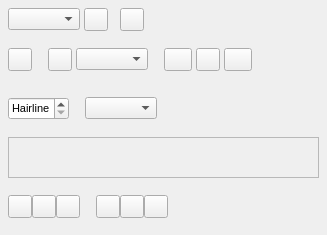
<?xml version="1.0" encoding="UTF-8"?>
<ui version="4.0">
 <class>PropertiesPalette_LineBase</class>
 <widget class="QWidget" name="PropertiesPalette_LineBase">
  <property name="geometry">
   <rect>
    <x>0</x>
    <y>0</y>
    <width>327</width>
    <height>235</height>
   </rect>
  </property>
  <layout class="QVBoxLayout" name="verticalLayout">
   <property name="spacing">
    <number>8</number>
   </property>
   <property name="leftMargin">
    <number>8</number>
   </property>
   <property name="topMargin">
    <number>8</number>
   </property>
   <property name="rightMargin">
    <number>8</number>
   </property>
   <property name="bottomMargin">
    <number>8</number>
   </property>
   <item>
    <layout class="QHBoxLayout" name="horizontalLayout_11">
     <property name="spacing">
      <number>4</number>
     </property>
     <item>
      <widget class="FormWidget" name="lineStyleLabel">
       <property name="sizePolicy">
        <sizepolicy hsizetype="Preferred" vsizetype="Minimum">
         <horstretch>0</horstretch>
         <verstretch>0</verstretch>
        </sizepolicy>
       </property>
       <property name="label" stdset="0">
        <string/>
       </property>
       <layout class="QHBoxLayout" name="horizontalLayout_14">
        <property name="leftMargin">
         <number>0</number>
        </property>
        <property name="topMargin">
         <number>0</number>
        </property>
        <property name="rightMargin">
         <number>0</number>
        </property>
        <property name="bottomMargin">
         <number>0</number>
        </property>
        <item>
         <widget class="ComboLineStyle" name="comboLineStyle">
          <property name="sizeAdjustPolicy">
           <enum>QComboBox::SizeAdjustPolicy::AdjustToContents</enum>
          </property>
         </widget>
        </item>
       </layout>
      </widget>
     </item>
     <item>
      <widget class="QToolButton" name="buttonLineStyleEdit">
       <property name="toolTip">
        <string>Edit current selected line style</string>
       </property>
       <property name="text">
        <string/>
       </property>
      </widget>
     </item>
     <item>
      <spacer name="horizontalSpacer_5">
       <property name="orientation">
        <enum>Qt::Orientation::Horizontal</enum>
       </property>
       <property name="sizeType">
        <enum>QSizePolicy::Policy::Fixed</enum>
       </property>
       <property name="sizeHint" stdset="0">
        <size>
         <width>8</width>
         <height>0</height>
        </size>
       </property>
      </spacer>
     </item>
     <item>
      <widget class="QToolButton" name="buttonLineStyleNew">
       <property name="toolTip">
        <string>Add new line style</string>
       </property>
       <property name="text">
        <string/>
       </property>
      </widget>
     </item>
     <item>
      <spacer name="horizontalSpacer_4">
       <property name="orientation">
        <enum>Qt::Orientation::Horizontal</enum>
       </property>
       <property name="sizeHint" stdset="0">
        <size>
         <width>40</width>
         <height>20</height>
        </size>
       </property>
      </spacer>
     </item>
    </layout>
   </item>
   <item>
    <layout class="QHBoxLayout" name="horizontalLayout_3">
     <property name="spacing">
      <number>16</number>
     </property>
     <item>
      <widget class="FormWidget" name="lineColorLabel">
       <property name="label" stdset="0">
        <string>Color</string>
       </property>
       <property name="font">
        <font>
         <pointsize>8</pointsize>
        </font>
       </property>
       <layout class="QHBoxLayout" name="horizontalLayout_12">
        <property name="leftMargin">
         <number>0</number>
        </property>
        <property name="topMargin">
         <number>0</number>
        </property>
        <property name="rightMargin">
         <number>0</number>
        </property>
        <property name="bottomMargin">
         <number>0</number>
        </property>
        <item>
         <widget class="ColorButton" name="buttonLineColor">
          <property name="text">
           <string/>
          </property>
          <property name="popupMode">
           <enum>QToolButton::ToolButtonPopupMode::InstantPopup</enum>
          </property>
         </widget>
        </item>
       </layout>
      </widget>
     </item>
     <item>
      <layout class="QHBoxLayout" name="horizontalLayout_8">
       <property name="spacing">
        <number>4</number>
       </property>
       <item>
        <widget class="FormWidget" name="lineMaskLabel">
         <property name="label" stdset="0">
          <string>Mask</string>
         </property>
         <property name="font">
          <font>
           <pointsize>8</pointsize>
          </font>
         </property>
         <layout class="QHBoxLayout" name="horizontalLayout_13">
          <property name="leftMargin">
           <number>0</number>
          </property>
          <property name="topMargin">
           <number>0</number>
          </property>
          <property name="rightMargin">
           <number>0</number>
          </property>
          <property name="bottomMargin">
           <number>0</number>
          </property>
          <item>
           <widget class="ColorButton" name="buttonLineMask">
            <property name="text">
             <string/>
            </property>
           </widget>
          </item>
         </layout>
        </widget>
       </item>
       <item>
        <widget class="FormWidget" name="lineBlendmodeLabel">
         <property name="label" stdset="0">
          <string>Blendmode</string>
         </property>
         <property name="font">
          <font>
           <pointsize>8</pointsize>
          </font>
         </property>
         <layout class="QHBoxLayout" name="horizontalLayout_7">
          <property name="leftMargin">
           <number>0</number>
          </property>
          <property name="topMargin">
           <number>0</number>
          </property>
          <property name="rightMargin">
           <number>0</number>
          </property>
          <property name="bottomMargin">
           <number>0</number>
          </property>
          <item>
           <widget class="ComboBlendMode" name="comboBlendmode"/>
          </item>
         </layout>
        </widget>
       </item>
      </layout>
     </item>
     <item>
      <widget class="FormWidget" name="lineMarkerLabel">
       <property name="label" stdset="0">
        <string>Marker</string>
       </property>
       <property name="font">
        <font>
         <pointsize>8</pointsize>
        </font>
       </property>
       <layout class="QHBoxLayout" name="horizontalLayout">
        <property name="spacing">
         <number>4</number>
        </property>
        <property name="leftMargin">
         <number>0</number>
        </property>
        <property name="topMargin">
         <number>0</number>
        </property>
        <property name="rightMargin">
         <number>0</number>
        </property>
        <property name="bottomMargin">
         <number>0</number>
        </property>
        <item>
         <widget class="QToolButton" name="buttonMarkerStart">
          <property name="text">
           <string/>
          </property>
          <property name="iconSize">
           <size>
            <width>20</width>
            <height>16</height>
           </size>
          </property>
          <property name="popupMode">
           <enum>QToolButton::ToolButtonPopupMode::InstantPopup</enum>
          </property>
         </widget>
        </item>
        <item>
         <widget class="QToolButton" name="buttonSwapMarker">
          <property name="text">
           <string/>
          </property>
         </widget>
        </item>
        <item>
         <widget class="QToolButton" name="buttonMarkerEnd">
          <property name="text">
           <string/>
          </property>
          <property name="iconSize">
           <size>
            <width>20</width>
            <height>16</height>
           </size>
          </property>
          <property name="popupMode">
           <enum>QToolButton::ToolButtonPopupMode::InstantPopup</enum>
          </property>
         </widget>
        </item>
       </layout>
      </widget>
     </item>
     <item>
      <spacer name="horizontalSpacer_2">
       <property name="orientation">
        <enum>Qt::Orientation::Horizontal</enum>
       </property>
       <property name="sizeHint" stdset="0">
        <size>
         <width>0</width>
         <height>0</height>
        </size>
       </property>
      </spacer>
     </item>
    </layout>
   </item>
   <item>
    <layout class="QHBoxLayout" name="horizontalLayout_6">
     <property name="spacing">
      <number>16</number>
     </property>
     <item>
      <widget class="FormWidget" name="lineWidthLabel">
       <property name="label" stdset="0">
        <string>Width</string>
       </property>
       <property name="font">
        <font>
         <pointsize>8</pointsize>
        </font>
       </property>
       <layout class="QHBoxLayout" name="horizontalLayout_4">
        <property name="spacing">
         <number>4</number>
        </property>
        <property name="leftMargin">
         <number>0</number>
        </property>
        <property name="topMargin">
         <number>0</number>
        </property>
        <property name="rightMargin">
         <number>0</number>
        </property>
        <property name="bottomMargin">
         <number>0</number>
        </property>
        <item>
         <widget class="ScrSpinBox" name="lineWidth">
          <property name="maximumSize">
           <size>
            <width>100</width>
            <height>16777215</height>
           </size>
          </property>
          <property name="specialValueText">
           <string>Hairline</string>
          </property>
          <property name="maximum">
           <double>300.000000000000000</double>
          </property>
         </widget>
        </item>
       </layout>
      </widget>
     </item>
     <item>
      <widget class="FormWidget" name="lineTypeLabel">
       <property name="label" stdset="0">
        <string>Type</string>
       </property>
       <property name="font">
        <font>
         <pointsize>8</pointsize>
        </font>
       </property>
       <layout class="QHBoxLayout" name="horizontalLayout_5">
        <property name="spacing">
         <number>4</number>
        </property>
        <property name="leftMargin">
         <number>0</number>
        </property>
        <property name="topMargin">
         <number>0</number>
        </property>
        <property name="rightMargin">
         <number>0</number>
        </property>
        <property name="bottomMargin">
         <number>0</number>
        </property>
        <item>
         <widget class="LineCombo" name="lineType"/>
        </item>
       </layout>
      </widget>
     </item>
     <item>
      <spacer name="horizontalSpacer">
       <property name="orientation">
        <enum>Qt::Orientation::Horizontal</enum>
       </property>
       <property name="sizeHint" stdset="0">
        <size>
         <width>0</width>
         <height>0</height>
        </size>
       </property>
      </spacer>
     </item>
    </layout>
   </item>
   <item>
    <widget class="DashEditor" name="dashEditor">
     <property name="frameShape">
      <enum>QFrame::Shape::StyledPanel</enum>
     </property>
     <property name="frameShadow">
      <enum>QFrame::Shadow::Raised</enum>
     </property>
    </widget>
   </item>
   <item>
    <layout class="QHBoxLayout" name="horizontalLayout_10">
     <property name="spacing">
      <number>16</number>
     </property>
     <item>
      <widget class="FormWidget" name="lineEndLabel">
       <property name="label" stdset="0">
        <string>Caps</string>
       </property>
       <property name="font">
        <font>
         <pointsize>8</pointsize>
        </font>
       </property>
       <layout class="QHBoxLayout" name="horizontalLayout_2">
        <property name="spacing">
         <number>0</number>
        </property>
        <property name="leftMargin">
         <number>0</number>
        </property>
        <property name="topMargin">
         <number>0</number>
        </property>
        <property name="rightMargin">
         <number>0</number>
        </property>
        <property name="bottomMargin">
         <number>0</number>
        </property>
        <item>
         <widget class="ScToolButton" name="buttonCapFlat">
          <property name="text">
           <string/>
          </property>
          <property name="checkable">
           <bool>true</bool>
          </property>
          <property name="checked">
           <bool>false</bool>
          </property>
         </widget>
        </item>
        <item>
         <widget class="ScToolButton" name="buttonCapSquare">
          <property name="text">
           <string/>
          </property>
          <property name="checkable">
           <bool>true</bool>
          </property>
         </widget>
        </item>
        <item>
         <widget class="ScToolButton" name="buttonCapRound">
          <property name="text">
           <string/>
          </property>
          <property name="checkable">
           <bool>true</bool>
          </property>
         </widget>
        </item>
       </layout>
      </widget>
     </item>
     <item>
      <widget class="FormWidget" name="lineJoinLabel">
       <property name="label" stdset="0">
        <string>Joins</string>
       </property>
       <property name="font">
        <font>
         <pointsize>8</pointsize>
        </font>
       </property>
       <layout class="QHBoxLayout" name="horizontalLayout_9">
        <property name="spacing">
         <number>0</number>
        </property>
        <property name="leftMargin">
         <number>0</number>
        </property>
        <property name="topMargin">
         <number>0</number>
        </property>
        <property name="rightMargin">
         <number>0</number>
        </property>
        <property name="bottomMargin">
         <number>0</number>
        </property>
        <item>
         <widget class="ScToolButton" name="buttonJoinMiter">
          <property name="text">
           <string/>
          </property>
          <property name="checkable">
           <bool>true</bool>
          </property>
         </widget>
        </item>
        <item>
         <widget class="ScToolButton" name="buttonJoinRound">
          <property name="text">
           <string/>
          </property>
          <property name="checkable">
           <bool>true</bool>
          </property>
         </widget>
        </item>
        <item>
         <widget class="ScToolButton" name="buttonJoinBevel">
          <property name="text">
           <string/>
          </property>
          <property name="checkable">
           <bool>true</bool>
          </property>
         </widget>
        </item>
       </layout>
      </widget>
     </item>
     <item>
      <spacer name="horizontalSpacer_3">
       <property name="orientation">
        <enum>Qt::Orientation::Horizontal</enum>
       </property>
       <property name="sizeHint" stdset="0">
        <size>
         <width>0</width>
         <height>0</height>
        </size>
       </property>
      </spacer>
     </item>
    </layout>
   </item>
  </layout>
 </widget>
 <customwidgets>
  <customwidget>
   <class>FormWidget</class>
   <extends>QWidget</extends>
   <header>ui/widgets/form_widget.h</header>
   <container>1</container>
  </customwidget>
  <customwidget>
   <class>ScToolButton</class>
   <extends>QToolButton</extends>
   <header>ui/widgets/buttongroup.h</header>
  </customwidget>
  <customwidget>
   <class>ScrSpinBox</class>
   <extends>QDoubleSpinBox</extends>
   <header location="global">ui/scrspinbox.h</header>
  </customwidget>
  <customwidget>
   <class>ColorButton</class>
   <extends>QToolButton</extends>
   <header>ui/widgets/color_button.h</header>
  </customwidget>
  <customwidget>
   <class>ComboBlendMode</class>
   <extends>QComboBox</extends>
   <header>ui/widgets/combo_blendmode.h</header>
  </customwidget>
  <customwidget>
   <class>LineCombo</class>
   <extends>QComboBox</extends>
   <header>ui/linecombo.h</header>
  </customwidget>
  <customwidget>
   <class>DashEditor</class>
   <extends>QFrame</extends>
   <header>ui/dasheditor.h</header>
   <container>1</container>
  </customwidget>
  <customwidget>
   <class>ComboLineStyle</class>
   <extends>QComboBox</extends>
   <header>ui/widgets/combo_linestyle.h</header>
  </customwidget>
 </customwidgets>
 <tabstops>
  <tabstop>buttonLineColor</tabstop>
  <tabstop>buttonLineMask</tabstop>
  <tabstop>comboBlendmode</tabstop>
  <tabstop>buttonMarkerStart</tabstop>
  <tabstop>buttonSwapMarker</tabstop>
  <tabstop>buttonMarkerEnd</tabstop>
  <tabstop>lineWidth</tabstop>
  <tabstop>lineType</tabstop>
  <tabstop>buttonCapFlat</tabstop>
  <tabstop>buttonCapSquare</tabstop>
  <tabstop>buttonCapRound</tabstop>
  <tabstop>buttonJoinMiter</tabstop>
  <tabstop>buttonJoinRound</tabstop>
  <tabstop>buttonJoinBevel</tabstop>
 </tabstops>
 <resources/>
 <connections/>
</ui>
